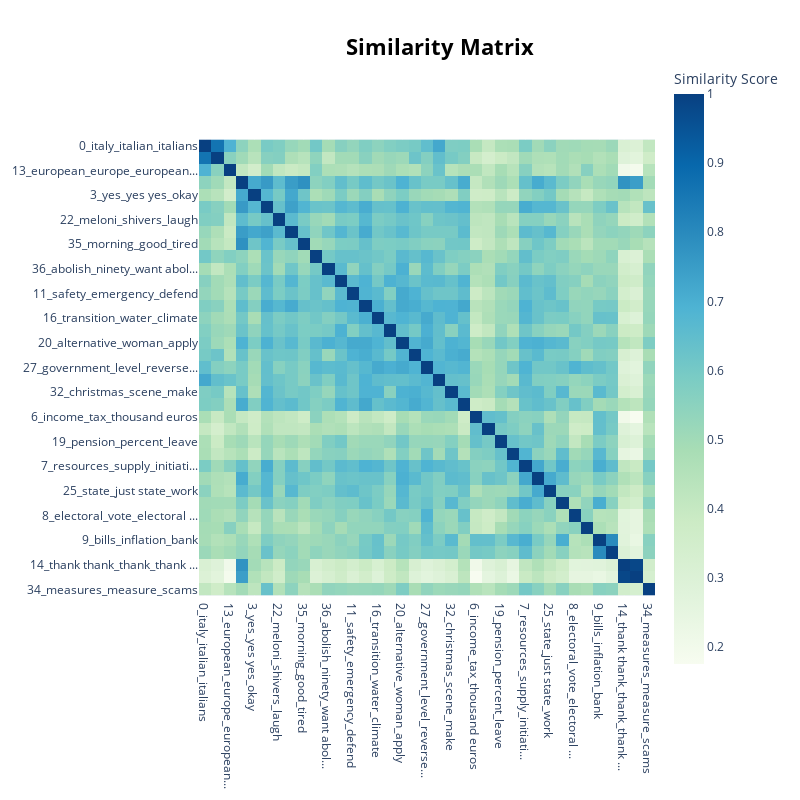

The code cell stored with this chart in its notebook:
### Markdown cell above
## Visualise Topics

### Code cell
topic_model.visualize_heatmap(n_clusters=10)

### Figure 1 — Plotly figure (JSON) as saved in the notebook; plotly's stock layout.template omitted (floating-point values rounded to 4 significant figures; data arrays with more than 128 entries replaced by an {"elided": "..."} marker saying what was removed)
{"data": [{"coloraxis": "coloraxis", "hovertemplate": "x: %{x}<br>y: %{y}<br>Similarity Score: %{z}<extra></extra>", "name": "0", "type": "heatmap", "x": ["0_italy_italian_italians", "2_brothers_brothers italy_i...", "13_european_europe_european...", "1_thank_ready_happy", "3_yes_yes yes_okay", "15_news_tell_anymore", "22_meloni_shivers_laugh", "23_thinks_don need_don", "35_morning_good_tired", "4_immigration_people_intern...", "36_abolish_ninety_want abol...", "5_freedom_free_right", "11_safety_emergency_defend", "12_wine_talk_violation", "16_transition_water_climate", "18_left_comparison_left wing", "20_alternative_woman_apply", "21_young_young people_sports", "27_government_level_reverse...", "29_putin_russia_values", "32_christmas_scene_make", "33_proud_nation_win", "6_income_tax_thousand euros", "10_wage_minimum wage_minimum", "19_pension_percent_leave", "26_budget_budget law_law", "7_resources_supply_initiati...", "17_work_training_job", "25_state_just state_work", "28_credits_credit_companies", "8_electoral_vote_electoral ...", "24_ministers_council minist...", "9_bills_inflation_bank", "31_price_petrol_average", "14_thank thank_thank_thank ...", "30_thank_thank thank_thanks", "34_measures_measure_scams"], "xaxis": "x", "y": ["0_italy_italian_italians", "2_brothers_brothers italy_i...", "13_european_europe_european...", "1_thank_ready_happy", "3_yes_yes yes_okay", "15_news_tell_anymore", "22_meloni_shivers_laugh", "23_thinks_don need_don", "35_morning_good_tired", "4_immigration_people_intern...", "36_abolish_ninety_want abol...", "5_freedom_free_right", "11_safety_emergency_defend", "12_wine_talk_violation", "16_transition_water_climate", "18_left_comparison_left wing", "20_alternative_woman_apply", "21_young_young people_sports", "27_government_level_reverse...", "29_putin_russia_values", "32_christmas_scene_make", "33_proud_nation_win", "6_income_tax_thousand euros", "10_wage_minimum wage_minimum", "19_pension_percent_leave", "26_budget_budget law_law", "7_resources_supply_initiati...", "17_work_training_job", "25_state_just state_work", "28_credits_credit_companies", "8_electoral_vote_electoral ...", "24_ministers_council minist...", "9_bills_inflation_bank", "31_price_petrol_average", "14_thank thank_thank_thank ...", "30_thank_thank thank_thanks", "34_measures_measure_scams"], "yaxis": "y", "z": {"elided": "37x37 float values"}}], "layout": {"coloraxis": {"colorbar": {"title": {"text": "Similarity Score"}}, "colorscale": [[0, "rgb(247,252,240)"], [0.125, "rgb(224,243,219)"], [0.25, "rgb(204,235,197)"], [0.375, "rgb(168,221,181)"], [0.5, "rgb(123,204,196)"], [0.625, "rgb(78,179,211)"], [0.75, "rgb(43,140,190)"], [0.875, "rgb(8,104,172)"], [1, "rgb(8,64,129)"]]}, "height": 800, "hoverlabel": {"bgcolor": "white", "font": {"family": "Rockwell", "size": 16}}, "legend": {"title": {"text": "Trend"}}, "margin": {"t": 60}, "showlegend": true, "title": {"font": {"color": "Black", "size": 22}, "text": "<b>Similarity Matrix</b>", "x": 0.55, "xanchor": "center", "y": 0.95, "yanchor": "top"}, "width": 800, "xaxis": {"anchor": "y", "constrain": "domain", "domain": [0, 1], "scaleanchor": "y"}, "yaxis": {"anchor": "x", "autorange": "reversed", "constrain": "domain", "domain": [0, 1]}}}
